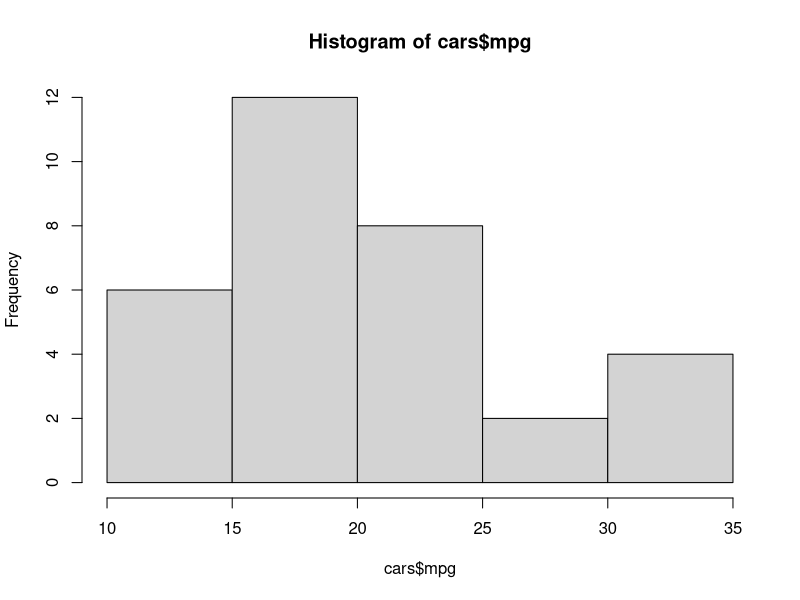
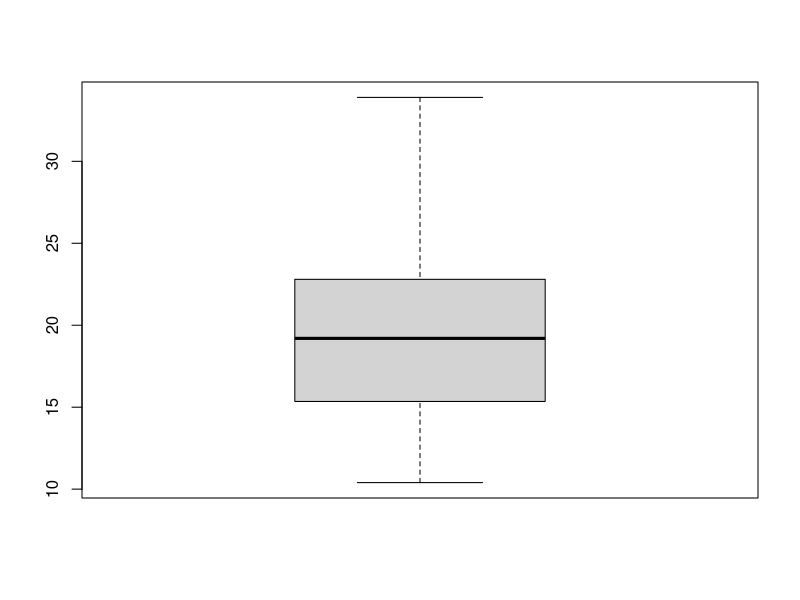
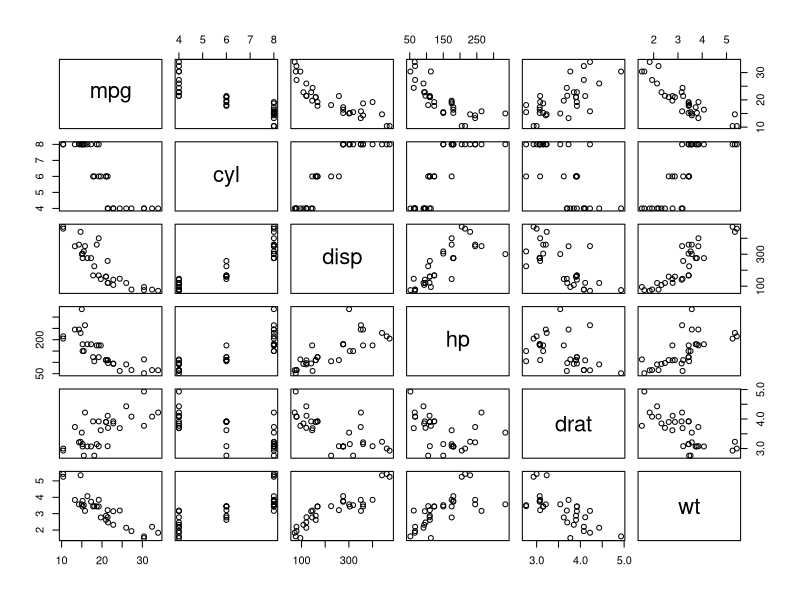
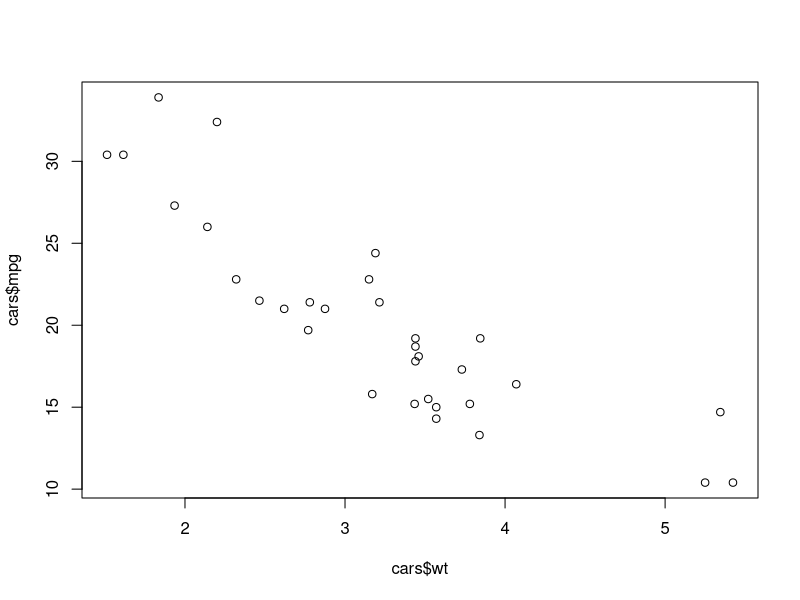
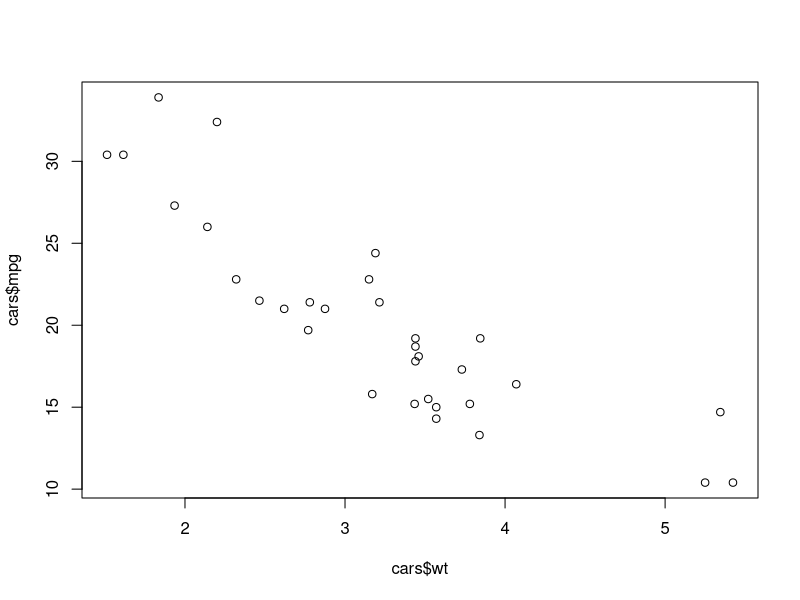
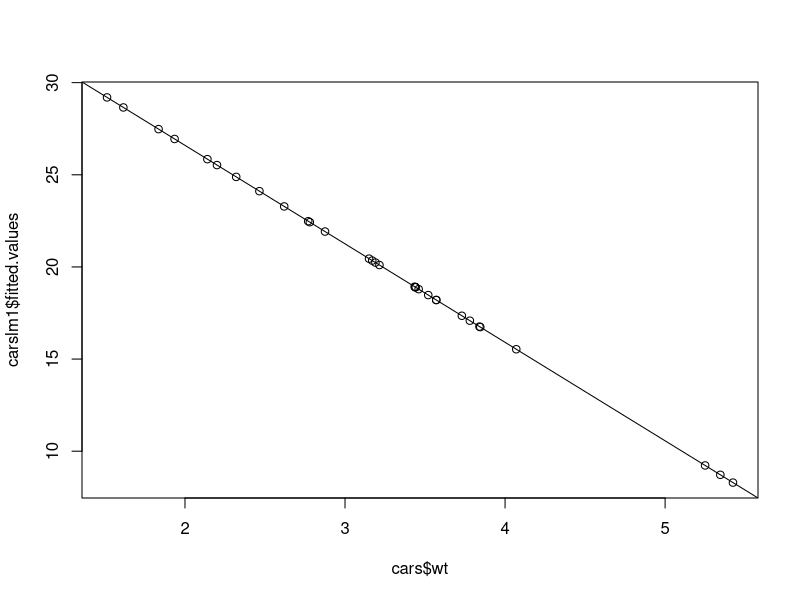
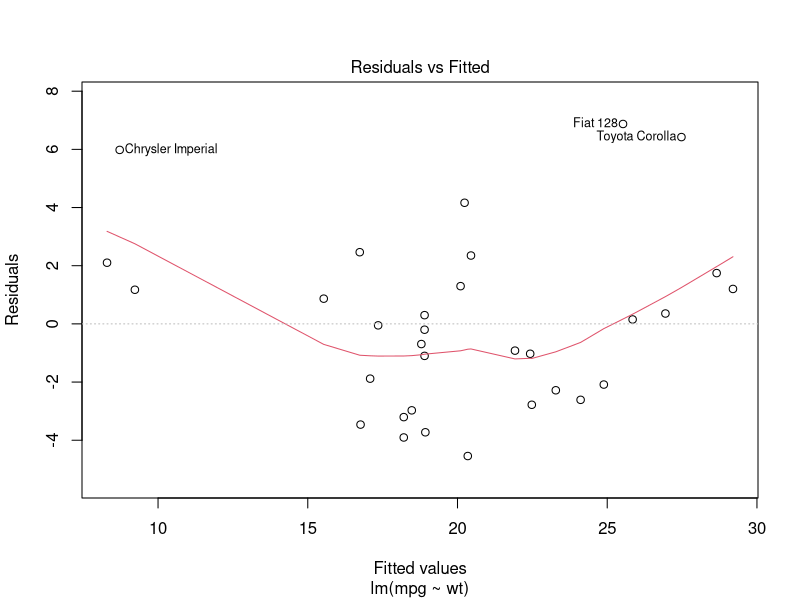
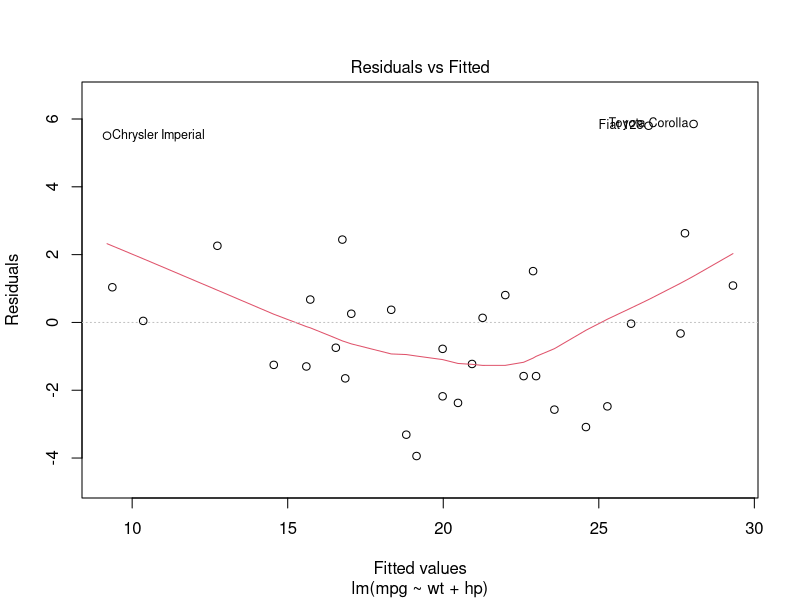

Write R code to recreate these figures, in order.
data('mtcars')
cars<-mtcars
head(cars)
str(cars)
hist(cars$mpg)
boxplot(cars$mpg)
pairs(cars[1:6])

plot(cars$wt,cars$mpg) # scatter plot
cor(cars$mpg,cars$wt)
plot(cars$wt,cars$mpg)
#abline(cars$mpg)
#simple linear regression
carslm1<-lm(mpg~wt, data= cars)
carslm1$coefficients
carslm1$fitted.values


plot(cars$wt,carslm1$fitted.values)
abline(carslm1)

cars$mpg-carslm1$fitted.values
RSS1<-sum((cars$mpg-carslm1$fitted.values)^2) # finding RSS
mean(carslm1$residuals)# residual must follow mean equal to zeros 
# residual must follow normal distribution

shapiro.test(carslm1$residuals)

mean(cars$mpg)
TSS<-sum((cars$mpg-20)^2)
R_sq=(TSS-RSS1)/TSS
R_sq

summary(carslm1)
summary(carslm1)$r.squared

summary(carslm1)$adj.r.squared
RSE<-sqrt(RSS1/(nrow(cars)-ncol(cars)-1))
RSE
summary(carslm1)$sigma

confint(carslm1)
plot(carslm1,1)


#*************************************************
#multiple linear regression
carslm2<-lm(mpg~wt+hp,data=cars)
summary(carslm2)
RSS2<-sum((cars$mpg-carslm2$fitted.values)^2) # finding RSS
RSS2

plot(carslm2,1)

cars$cyl<-as.factor(cars$cyl)
six<-mean(cars[c(cars$cyl==6),1])
eight<-mean(cars[c(cars$cyl==8),1])
four<-mean(cars[c(cars$cyl==4),1])
six
eight
four
tapply(cars$mpg,cars$cyl,mean)

mul_lm<-lm(mpg~cyl,data=cars)
mul_lm$coefficients
contrasts(cars$cyl)
summary(mul_lm)
RSS3<-sum((cars$mpg-mul_lm$fitted.values)^2) # finding RSS
RSS3

mul_lm2<-lm(mpg~wt+hp+cyl,data=cars)
mul_lm2
RSS4<-sum((cars$mpg-mul_lm2$fitted.values)^2) # finding RSS
RSS4
summary(mul_lm2)

mul_lm3<-lm(mpg~wt+hp+cyl+wt*hp,data=cars)
mul_lm3$coefficients
RSS5<-sum((cars$mpg-mul_lm3$fitted.values)^2) # finding RSS
RSS5
summary(mul_lm3)


mul_lm4<-lm(mpg~wt+hp+wt*hp,data=cars)
mul_lm4$coefficients
RSS5<-sum((cars$mpg-mul_lm4$fitted.values)^2) # finding RSS
RSS5
summary(mul_lm4)
head(cars)
#***********************    continue    *****************
# Polinomial ........
plot(cars$hp,cars$mpg)
plot(cars$drat,cars$mpg)
plot(cars$qsec,cars$mpg)
plot(cars$disp,cars$mpg)

mul_lm5<-lm(mpg~I(hp^2)+hp,data=cars)
#OR

RSS6<-sum((cars$mpg-mul_lm4$fitted.values)^2)
RSS6
summary(mul_lm4)

mul_lm5<-lm(mpg~I(hp^2)+hp,data=cars)
RSS7<-sum((cars$mpg-mul_lm5$fitted.values)^2)
RSS7
summary(mul_lm5)

mul_lm6<-lm(mpg~poly(hp,3)+hp+I(hp^2)+I(hp^3),data=cars)
RSS8<-sum((cars$mpg-mul_lm6$fitted.values)^2)
RSS8
summary(mul_lm6)

# Adding Hp^2

mul_lm7<-lm(mpg~wt+hp+wt*hp+I(hp^2),data=cars)
mul_lm7$coefficients
RSS9<-sum((cars$mpg-mul_lm7$fitted.values)^2) # finding RSS
RSS9
summary(mul_lm7)


mul_lm8<-lm(mpg~.+wt*hp+I(hp^2),data=cars)
mul_lm8$coefficients
RSS10<-sum((cars$mpg-mul_lm7$fitted.values)^2) # finding RSS
RSS10
summary(mul_lm8)

anova(carslm1,carslm2,mul_lm4,mul_lm7,mul_lm8)
# R2 adj and RSE choose min

# Prediction
new_car_data<-data.frame(wt=c(2.5,3.5,4.5,5.5),
                          hp=c(100,200,250,350))
new_car_data

pred1<-predict(carslm1,data=new_car_data)
pred2<-predict(carslm2,data=new_car_data)
pred3<-predict(mul_lm4,data=new_car_data)
cbind(pred1,pred2,pred3)
head(cars)
# load Hitters
new_car_data<-(data.frame(wt=c(2.5,3.5,4.5,5.5),
                          hp=c(100,200,250,350)))

actual<-predict(carslm1,data=cars)
actual

RSS_pred1<-sum((cars$mpg-pred1)^2) # finding RSS
RSS_pred1


RSS_pred2<-sum((cars$mpg-pred2)^2) # finding RSS
RSS_pred2

RSS_pred3<-sum((cars$mpg-pred3)^2) # finding RSS
RSS_pred3
